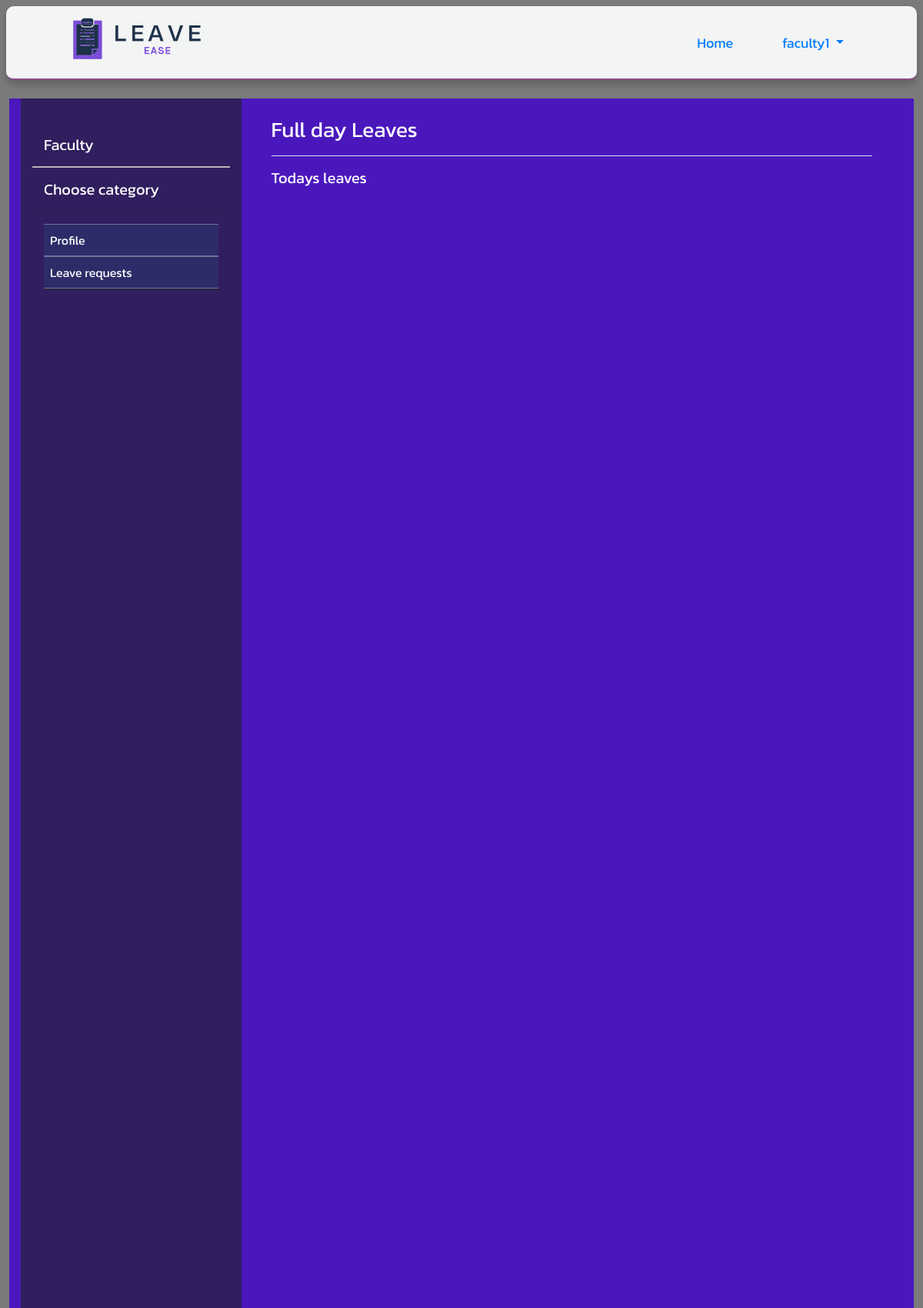
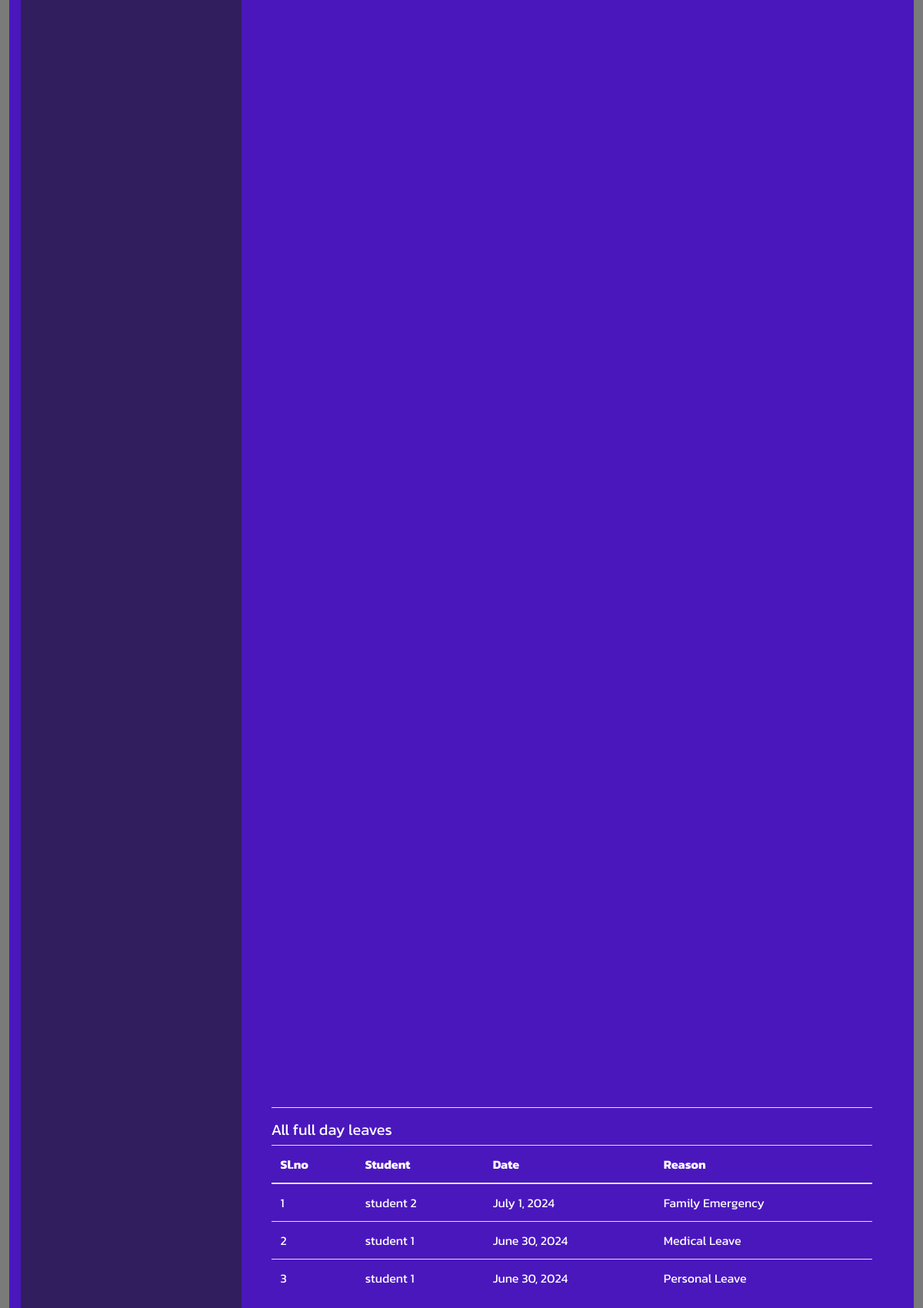
The app's page /faculty/fac_full_day_leave (signed in, upper part) with its own data (2 pictures, top to bottom).
### student/models.py (models this page shows, shortened)
class Leave(models.Model):
    student = models.ForeignKey(Student, on_delete=models.CASCADE)
    leave_date = models.DateField()
    type = models.CharField(max_length=30)
    reason = models.CharField(max_length=40)
    note = models.TextField(blank=True, null=True)
    leave_time = models.TimeField(blank=True, null=True)
    faculty_approval = models.BooleanField(default=False)
    faculty_approval_time = models.DateTimeField(null=True, blank=True)
    hod_approval = models.BooleanField(default=False)
    hod_approval_time = models.DateTimeField(null=True, blank=True)
    qr_code = models.ImageField(upload_to='qr_codes', blank=True, null=True)

class Student(models.Model):
    name  = models.CharField(max_length=30)
    department = models.ForeignKey(Department, on_delete=models.CASCADE, null=True, blank=True)
    semester = models.ForeignKey(SemesterDivision, on_delete=models.CASCADE, null=True, blank=True)
    user = models.ForeignKey(User, on_delete=models.CASCADE)
    phone = models.CharField(max_length=14, null=True, blank=True)
    guardian = models.CharField(max_length=30, null=True, blank=True)
    guardian_phone = models.CharField(max_length=14, null=True, blank=True)
    guardian_email = models.EmailField(max_length=50, blank=True, null=True)
    created_at = models.DateTimeField(auto_now_add=True)
    updated_at = models.DateTimeField(auto_now=True)

### faculty/views.py (the view)
# urls.py: path('fac_full_day_leave', views.fac_full_day_leave, name="fac_full_day_leave"),
def fac_full_day_leave(request):
    user = request.user
    faculty = Faculty.objects.get(user=user)
    department = faculty.department
    semester = faculty.semester
    leaves = Leave.objects.filter(student__department=department, student__semester=semester, type="Full day").order_by('-leave_date')
    today = date.today()
    todays_leaves = leaves.filter(leave_date=today)
    return render(request, 'faculty/fac_full_day_leave.html', {'leaves':leaves, 'todays_leaves':todays_leaves})

### templates/faculty/fac_full_day_leave.html (shortened to what this page needs)
{% extends 'faculty_base.html' %}
{% block student_content %}
    <div class="container p-4 text-white custom-scrollbar" style=" height: 80vh; overflow: scroll;">
        <div style="min-height: 65vh; " >
            <h3 class="text-white">Full day Leaves</h3>
            <hr style="background-color: white;">
            <h5 class="text-white">Todays leaves </h5>
        </div>
        <div style="min-height: 65vh;">
            <hr style="background-color: white;">
            <h5 class="text-white">All full day leaves </h5>
            <table class="table text-white">
                <thead>
                    <th>Sl.no</th>
                    <th>Student</th>
                    <th>Date</th>
                    <th>Reason</th>
                </thead>
                <tbody>
                    {% for leave in leaves %}
                        <tr>
                            <td>{{forloop.counter}}</td>
                            <td>{{leave.student.name}}</td>
                            <td>{{leave.leave_date}}</td>
                            <td>{{leave.reason}}</td>
                        </tr>
                    {% endfor %}
                </tbody>
            </table>
        </div>
    </div>
{% endblock %}

### templates/base.html (shortened to what this page needs)
<!DOCTYPE html>
<html lang="en">
    {% load static %}
<head>
    <link rel="stylesheet" href="{% static 'css/bootstrap.min.css' %}">
    <link rel="stylesheet" href="{% static 'css/style.css' %}">
    <link rel="stylesheet" href="{% static 'css/index.css' %}">
    <link rel="stylesheet" href="{% static 'css/staff.css' %}">
    <link rel="stylesheet" href="https://cdnjs.cloudflare.com/ajax/libs/font-awesome/6.0.0-beta3/css/all.min.css">
</head>
<body>
  <nav class="navbar navbar-expand-lg bg-body-tertiary nav-custom fixed-top m-2" style="border:0; border-bottom: solid 2px rgb(138, 77, 138); height: 6em; border-radius: 10px; background-color: #F3F4F4; box-shadow: 0 6px 10px rgba(0, 0, 0, 0.2); z-index: 2;">
        <div class="container-fluid">
            <a class="navbar-brand" href="#">
                <div class="">
                    <img src="{% static 'images/leaveEasylogo.png' %}" alt="" style="width: 10em; border-radius: 25px; margin-left: 2em;">
                </div>
            </a>
            <div class="collapse  navbar-collapse ml-auto" id="navbarNavAltMarkup " style="font-size: large;">
                <ul class="navbar-nav ml-auto mr-2">
                    <li class="nav-item active mr-5">
                      <a class="nav-link text-primary " href="/">Home <span class="sr-only">(current)</span></a>
                    </li>
                    {% if request.user.is_authenticated %}
                      <li class="nav-item dropdown  mr-5">
                        <a class="nav-link dropdown-toggle  text-primary" href="#" id="navbarDropdownMenuLink" data-toggle="dropdown" aria-haspopup="true" aria-expanded="false">
                          {{request.user}}
                        </a>
                      </li>
                    {% else %}
                      <li class="nav-item mr-5">
                        <a class="nav-link text-primary" href="{% url 'login' %}">Login</a>
                      </li>
                    {% endif %}
                  </ul>
            </div>
        </div>
    </nav>
    <div class="container-fluid ele_container"  style="margin-top: 8em; ">
      {% block content %}
        {% endblock %}
    </div>
</body>
</html>

### static/css/style.css (style rules this page uses)
body { background-color: #1a1a1b94; font-family: 'Kanit', sans-serif; }
.ele_container { background-color: #4a17bd; width: 98%; min-height: 70vh; }

### templates/base.html (style rules this page uses)
.custom-scrollbar { scrollbar-width: thin; scrollbar-color: #3d2d2d1f #1e1e1e00; }

### records on screen
Leave: student.name "student 2", leave_date "July 1, 2024", reason "Family Emergency"
Leave: student.name "student 1", leave_date "June 30, 2024", reason "Medical Leave"
Leave: student.name "student 1", leave_date "June 30, 2024", reason "Personal Leave"

### other values on screen
{{ request.user }} "faculty1"
